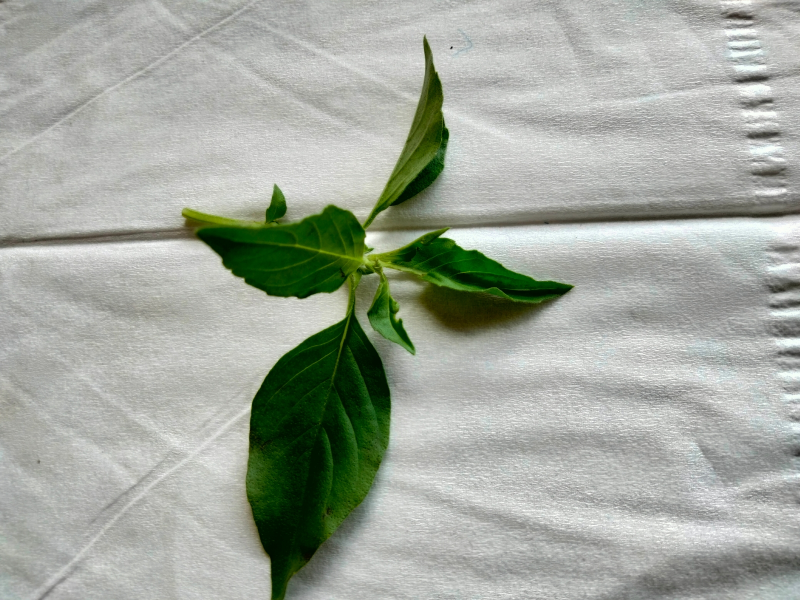
#> input picture belajar_img_processing/Daun Kemangi/001.jpg, 1600 x 1200 px (shown at 1/2 size)
$ python crop.py
#> lines starting #> are read from the running program, lines starting #| are printed output that depends on the picture
import cv2
#crop gambar
img = cv2.imread('Daun Kemangi/001.jpg')
#> img is the input picture: shape (1200, 1600, 3); mean B, G, R 157.8, 167.8, 161.9
im_crop = img[100:600, 100:380]
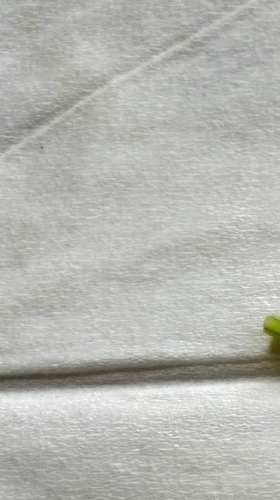
#> im_crop: shape (500, 280, 3); mean B, G, R 177.5, 182, 181.2

cv2.imshow('crop',im_crop)
cv2.waitKey(0)
cv2.destroyAllWindows()
print(im_crop.shape)
#| (500, 280, 3)

$ run again, with belajar_img_processing/Daun Kemangi/002.jpg copied over belajar_img_processing/Daun Kemangi/001.jpg
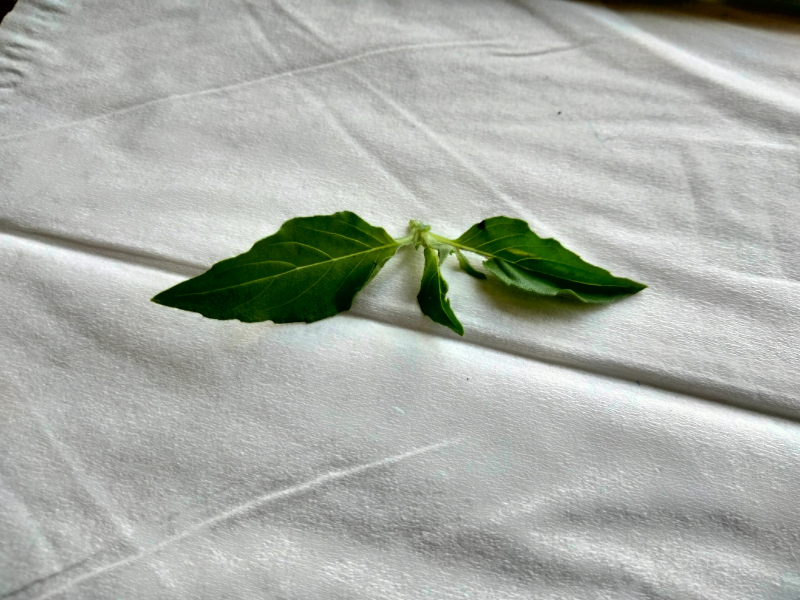
#> input picture belajar_img_processing/Daun Kemangi/002.jpg, 1600 x 1200 px (shown at 1/2 size)
#> img is the input picture: shape (1200, 1600, 3); mean B, G, R 166.6, 173.2, 169.3
#> `im_crop = img[100:600, 100:380]`:
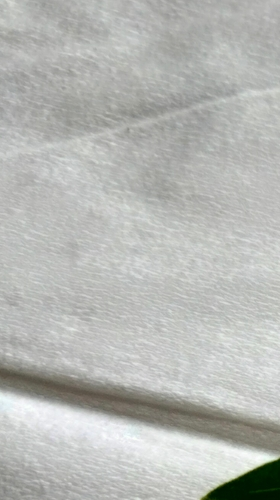
#> im_crop: shape (500, 280, 3); mean B, G, R 180.1, 183.6, 182
#| (500, 280, 3)

$ run again, with belajar_img_processing/Daun Kemangi/003.jpg copied over belajar_img_processing/Daun Kemangi/001.jpg
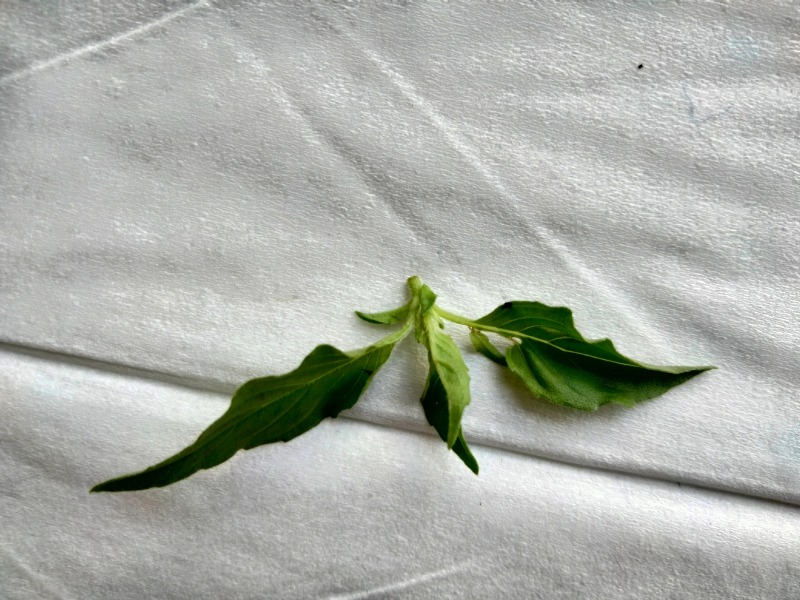
#> input picture belajar_img_processing/Daun Kemangi/003.jpg, 1600 x 1200 px (shown at 1/2 size)
#> img is the input picture: shape (1200, 1600, 3); mean B, G, R 168.1, 175, 171.6
#> `im_crop = img[100:600, 100:380]`:
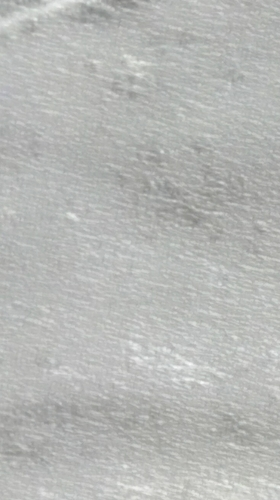
#> im_crop: shape (500, 280, 3); mean B, G, R 181.3, 183.7, 182.3
#| (500, 280, 3)

$ run again, with belajar_img_processing/Daun Kemangi/004.jpg copied over belajar_img_processing/Daun Kemangi/001.jpg
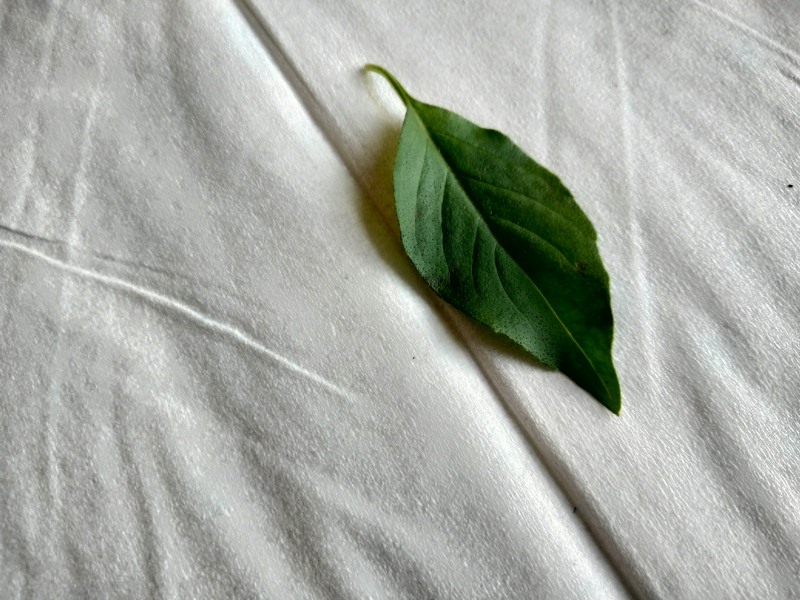
#> input picture belajar_img_processing/Daun Kemangi/004.jpg, 1600 x 1200 px (shown at 1/2 size)
#> img is the input picture: shape (1200, 1600, 3); mean B, G, R 162.9, 170.3, 166.5
#> `im_crop = img[100:600, 100:380]`:
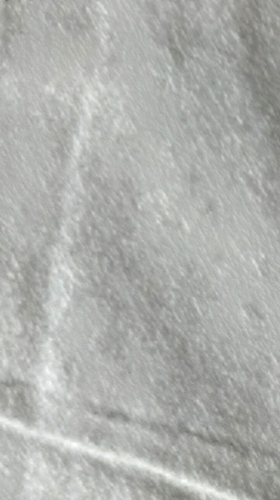
#> im_crop: shape (500, 280, 3); mean B, G, R 172.2, 175.6, 174
#| (500, 280, 3)
